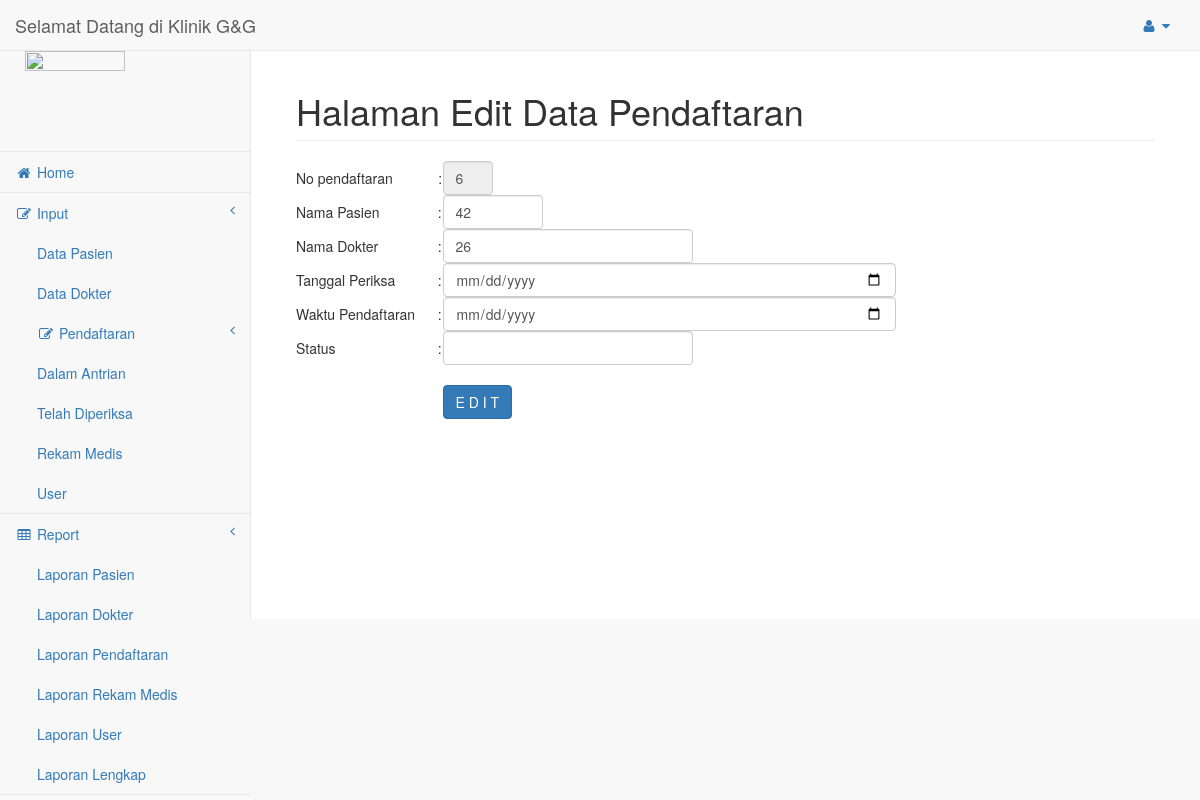
Page /admin/edit_pendaftaran.php on the committed database.
### tables this page shows
CREATE TABLE `tb_pendaftaran` (
  `no_pendaftaran` int(10) NOT NULL,
  `id_pasien` int(20) NOT NULL,
  `id_dokter` int(20) NOT NULL,
  `tgl_periksa` varchar(25) NOT NULL,
  `waktu_pendaftaran` varchar(25) NOT NULL,
  `stts` enum('1','2','0') NOT NULL
);

### admin/edit_pendaftaran.php (the view, shortened to what this page needs)
<?php
			$dtsw	= mysql_query("SELECT * FROM tb_pendaftaran");
  			$bcsw	= mysql_fetch_array($dtsw);
?>
<!DOCTYPE html>
<html lang="en">
<head>
    <link href="../vendor/bootstrap/css/bootstrap.min.css" rel="stylesheet">
    <link href="../vendor/metisMenu/metisMenu.min.css" rel="stylesheet">
    <link href="../dist/css/sb-admin-2.css" rel="stylesheet">
    <link href="../vendor/font-awesome/css/font-awesome.min.css" rel="stylesheet" type="text/css">
</head>
<body>
 <div id="wrapper">
            <?php include("Navbar.php");?>
            <?php include("Sidemenu.php");?>
        <div id="page-wrapper">
            <div class="container-fluid">
                <div class="row">
                    <div class="col-lg-12">
                        <h1 class="page-header">Halaman Edit Data Pendaftaran</h1>
                    </div>
                </div>
<form method="post" action="">
<table width="600" border="0" cellspacing="1" cellpadding="1">
<tr valign="middle">
    <td>No pendaftaran</td>
    <td align="center">:</td>
    <td><input name="no_pendaftaran" type="text" class="form-control" id="no_pendaftaran" style="width:50px" size="15" readonly required value="<?php echo"$bcsw[no_pendaftaran]"; ?>"/></td>
  </tr>
  <tr>
    <td width="116" valign="middle">Nama Pasien</td>
    <td width="3" valign="middle">:</td>
    <td width="371" valign="top"><input name="id_pasien" type="text" class="form-control" style="width:100px" size="15" required value="<?php echo"$bcsw[id_pasien]"; ?>"/></td>
  </tr>
  <tr>
    <td valign="middle">Nama Dokter </td>
    <td valign="middle">:</td>
    <td valign="top"><input name="id_dokter" type="text" class="form-control" style="width:250px" id="id_dokter" size="30" required  value="<?php echo"$bcsw[id_dokter]"; ?>"/></td>
  </tr>
  <tr>
    <td width="116" valign="middle">Tanggal Periksa</td>
    <td width="3" valign="middle">:</td>
    <td width="371" valign="top"><input name="tgl_periksa" type="date" class="form-control" id="tgl_periksa" required value="<?php echo"$bcsw[tgl_periksa]"; ?>"/></td>
  </tr>
  <tr>
    <td width="116" valign="middle">Waktu Pendaftaran</td>
    <td width="3" valign="middle">:</td>
    <td width="371" valign="top"><input name="waktu_pendaftaran" type="date" class="form-control" id="waktu_pendaftaran" required value="<?php echo"$bcsw[waktu_pendaftaran]"; ?>"/></td>
  </tr>
   <tr>
    <td valign="middle">Status </td>
    <td valign="middle">:</td>
    <td valign="top"><input name="status" type="text" class="form-control" style="width:250px" id="status" size="30" required  value="<?php echo"$bcsw[status]"; ?>"/></td>
  </tr>
  <tr>
    <td valign="top">&nbsp;</td>
    <td valign="top">&nbsp;</td>
    <td valign="top">&nbsp;</td>
  </tr>
  <tr>
    <td valign="top">&nbsp;</td>
    <td valign="top">&nbsp;</td>
    <td valign="top"><input type="submit" name="kirim" value="E D I T" class="btn btn-primary"/></td>
  </tr>
</table>
</form>
</body>
</html>

### rows in the picture
tb_pendaftaran: no_pendaftaran "6", id_pasien "42", id_dokter "26"
